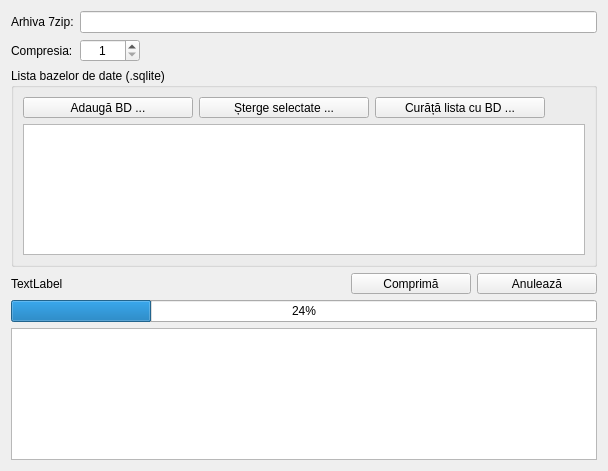
<?xml version="1.0" encoding="UTF-8"?>
<ui version="4.0">
 <class>ArchiveCreationHandler</class>
 <widget class="QDialog" name="ArchiveCreationHandler">
  <property name="geometry">
   <rect>
    <x>0</x>
    <y>0</y>
    <width>608</width>
    <height>471</height>
   </rect>
  </property>
  <property name="windowTitle">
   <string>Dialog</string>
  </property>
  <property name="windowIcon">
   <iconset resource="../resources/resource.qrc">
    <normaloff>:/img/archive.png</normaloff>:/img/archive.png</iconset>
  </property>
  <layout class="QGridLayout" name="gridLayout_2">
   <item row="6" column="0" colspan="5">
    <widget class="QTextEdit" name="txt_logs"/>
   </item>
   <item row="4" column="4">
    <widget class="QToolButton" name="btnCancel">
     <property name="minimumSize">
      <size>
       <width>120</width>
       <height>0</height>
      </size>
     </property>
     <property name="text">
      <string>Anulează</string>
     </property>
     <property name="toolButtonStyle">
      <enum>Qt::ToolButtonTextBesideIcon</enum>
     </property>
    </widget>
   </item>
   <item row="1" column="1">
    <widget class="QSpinBox" name="compression">
     <property name="alignment">
      <set>Qt::AlignCenter</set>
     </property>
     <property name="buttonSymbols">
      <enum>QAbstractSpinBox::UpDownArrows</enum>
     </property>
     <property name="minimum">
      <number>1</number>
     </property>
     <property name="maximum">
      <number>9</number>
     </property>
    </widget>
   </item>
   <item row="1" column="0">
    <widget class="QLabel" name="label_2">
     <property name="text">
      <string>Compresia:</string>
     </property>
    </widget>
   </item>
   <item row="0" column="1" colspan="4">
    <widget class="LineEditCustom" name="archivePath"/>
   </item>
   <item row="5" column="0" colspan="5">
    <widget class="QProgressBar" name="progress">
     <property name="value">
      <number>24</number>
     </property>
    </widget>
   </item>
   <item row="4" column="3">
    <widget class="QToolButton" name="btnStart">
     <property name="minimumSize">
      <size>
       <width>120</width>
       <height>0</height>
      </size>
     </property>
     <property name="text">
      <string>Comprimă</string>
     </property>
    </widget>
   </item>
   <item row="0" column="0">
    <widget class="QLabel" name="label">
     <property name="text">
      <string>Arhiva 7zip:</string>
     </property>
    </widget>
   </item>
   <item row="1" column="2" colspan="3">
    <spacer name="horizontalSpacer">
     <property name="orientation">
      <enum>Qt::Horizontal</enum>
     </property>
     <property name="sizeHint" stdset="0">
      <size>
       <width>453</width>
       <height>20</height>
      </size>
     </property>
    </spacer>
   </item>
   <item row="2" column="0" colspan="5">
    <widget class="QGroupBox" name="groupBox">
     <property name="title">
      <string>Lista bazelor de date (.sqlite)</string>
     </property>
     <layout class="QGridLayout" name="gridLayout">
      <item row="0" column="0">
       <widget class="QToolButton" name="btnAdd">
        <property name="minimumSize">
         <size>
          <width>170</width>
          <height>0</height>
         </size>
        </property>
        <property name="text">
         <string>Adaugă BD ...</string>
        </property>
       </widget>
      </item>
      <item row="0" column="2">
       <widget class="QToolButton" name="btnClear">
        <property name="minimumSize">
         <size>
          <width>170</width>
          <height>0</height>
         </size>
        </property>
        <property name="text">
         <string>Curăță lista cu BD ...</string>
        </property>
       </widget>
      </item>
      <item row="0" column="1">
       <widget class="QToolButton" name="btnRemove">
        <property name="minimumSize">
         <size>
          <width>170</width>
          <height>0</height>
         </size>
        </property>
        <property name="text">
         <string>Șterge selectate ...</string>
        </property>
       </widget>
      </item>
      <item row="0" column="3">
       <spacer name="horizontalSpacer_2">
        <property name="orientation">
         <enum>Qt::Horizontal</enum>
        </property>
        <property name="sizeHint" stdset="0">
         <size>
          <width>40</width>
          <height>20</height>
         </size>
        </property>
       </spacer>
      </item>
      <item row="1" column="0" colspan="4">
       <widget class="QListWidget" name="list_files"/>
      </item>
     </layout>
    </widget>
   </item>
   <item row="4" column="0" colspan="3">
    <widget class="QLabel" name="txt_status">
     <property name="sizePolicy">
      <sizepolicy hsizetype="Expanding" vsizetype="Preferred">
       <horstretch>0</horstretch>
       <verstretch>0</verstretch>
      </sizepolicy>
     </property>
     <property name="text">
      <string>TextLabel</string>
     </property>
    </widget>
   </item>
  </layout>
 </widget>
 <customwidgets>
  <customwidget>
   <class>LineEditCustom</class>
   <extends>QLineEdit</extends>
   <header>customs/lineeditcustom.h</header>
  </customwidget>
 </customwidgets>
 <resources>
  <include location="../resources/resource.qrc"/>
 </resources>
 <connections/>
</ui>
